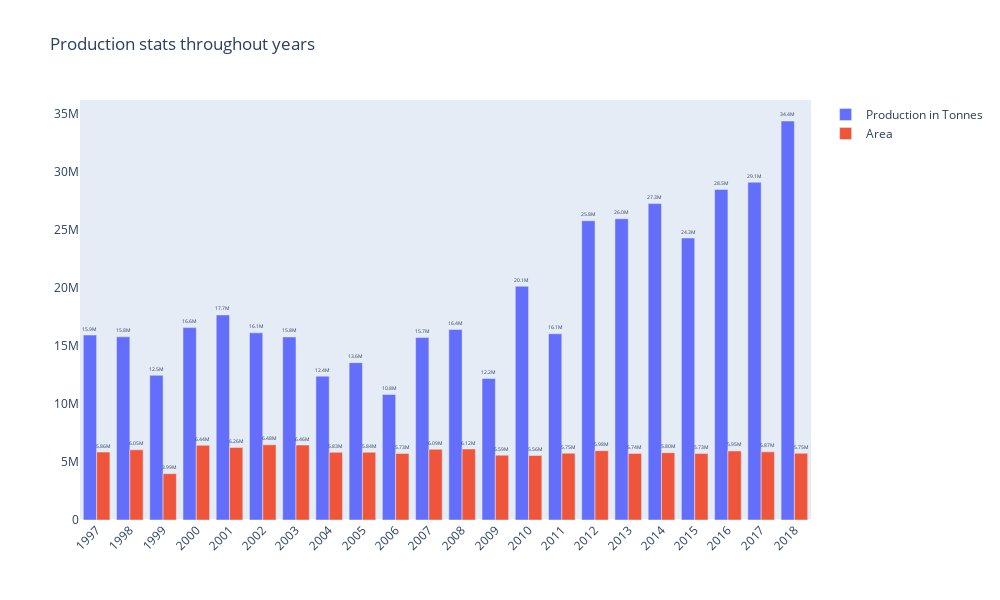

Here is the notebook cell this chart was saved with:
### Code cell
overall=df.groupby(by='Year').sum().reset_index()


fig = go.Figure(data=[
    go.Bar(name='Production in Tonnes', x=overall['Year'], y=overall['Production'],text=overall['Production']),
    go.Bar(name='Area', x=overall['Year'], y=overall['Area'],text=overall['Area'])
])
# Change the bar mode
fig.update_layout(barmode='group',xaxis_tickangle=-45,title='Production stats throughout years',width=1000, height=600)
fig.update_traces(texttemplate='%{text:.3s}', textposition='outside')
fig.update_xaxes(showgrid=False,type='category')
fig.update_yaxes(showgrid=False)
fig.show()

### Figure 1 — Plotly figure (JSON) as saved in the notebook; plotly's stock layout.template omitted (floating-point values rounded to 4 significant figures)
{"data": [{"name": "Production in Tonnes", "text": [15946733, 15787282, 12474517, 16584437, 17677189, 16136348, 15779703, 12402670, 13565467, 10822817, 15725340, 16422001, 12197310, 20148287, 16053537, 25795418, 25968415, 27274870, 24308375, 28498001, 29122180, 34396957], "textposition": "outside", "texttemplate": "%{text:.3s}", "type": "bar", "x": [1997, 1998, 1999, 2000, 2001, 2002, 2003, 2004, 2005, 2006, 2007, 2008, 2009, 2010, 2011, 2012, 2013, 2014, 2015, 2016, 2017, 2018], "y": [15946733, 15787282, 12474517, 16584437, 17677189, 16136348, 15779703, 12402670, 13565467, 10822817, 15725340, 16422001, 12197310, 20148287, 16053537, 25795418, 25968415, 27274870, 24308375, 28498001, 29122180, 34396957]}, {"name": "Area", "text": [5856805, 6051832, 3991978, 6438963, 6257308, 6482638, 6463580, 5831932, 5841775, 5732746, 6092827, 6119054, 5590084, 5559076, 5754328, 5979204, 5742475, 5803367, 5726579, 5948943, 5874521, 5747847], "textposition": "outside", "texttemplate": "%{text:.3s}", "type": "bar", "x": [1997, 1998, 1999, 2000, 2001, 2002, 2003, 2004, 2005, 2006, 2007, 2008, 2009, 2010, 2011, 2012, 2013, 2014, 2015, 2016, 2017, 2018], "y": [5856805, 6051832, 3991978, 6438963, 6257308, 6482638, 6463580, 5831932, 5841775, 5732746, 6092827, 6119054, 5590084, 5559076, 5754328, 5979204, 5742475, 5803367, 5726579, 5948943, 5874521, 5747847]}], "layout": {"barmode": "group", "height": 600, "title": {"text": "Production stats throughout years"}, "width": 1000, "xaxis": {"showgrid": false, "tickangle": -45, "type": "category"}, "yaxis": {"showgrid": false}}}
